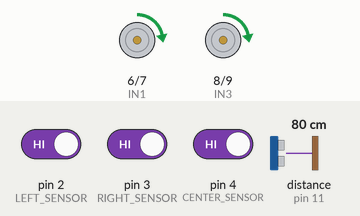
The sketch below on a simulated Arduino Uno, built with avr-gcc and run on an emulated ATmega328P. On the bench: motor-driver pin pairs drawn as motors (green arrow = first pin HIGH = forward, orange = second pin HIGH = backward, longer = more drive, scaled by the enable pin). Wiring (inferred from the names in the program): ultrasonic range finder: trigger pin 12; echo pin 11. The inputs (shaded band) are chosen by the test bench; at power-on: distance to the obstacle (sensor on pin 11) 80 cm, pin 2 (LEFT_SENSOR) HIGH, pin 3 (RIGHT_SENSOR) HIGH, pin 4 (CENTER_SENSOR) HIGH. The echo pulse lasts 58.3 µs per cm.

Above: at 1.2 s.
1.3 s: distance to the obstacle (sensor on pin 11) set to 11 cm
2.8 s: distance to the obstacle (sensor on pin 11) set to 8 cm
At 3.9 s:
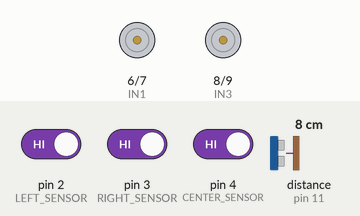
4.3 s: distance to the obstacle (sensor on pin 11) set to 18 cm
At 5.0 s:
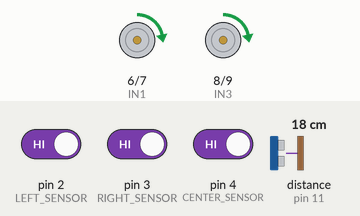
5.8 s: pin 2 (LEFT_SENSOR) driven LOW
At 6.1 s:
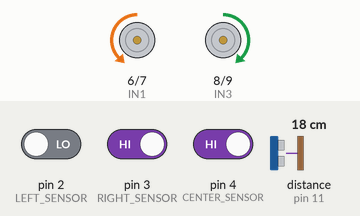
7.3 s: pin 3 (RIGHT_SENSOR) driven LOW
At 8.4 s:
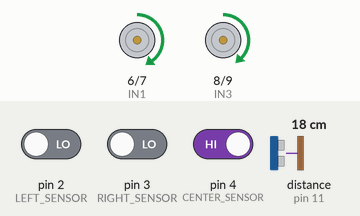
8.8 s: pin 2 (LEFT_SENSOR) driven HIGH
At 9.6 s:
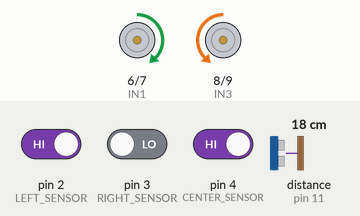
Timing chart, 0 to 11.3 s (numbered marks = the images above; inputs shaded):
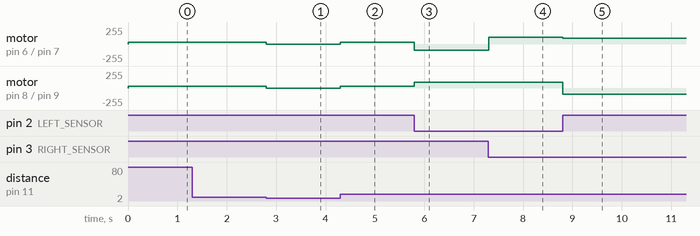

Measured:
- after the input at 1.3 s, every drawn part: stays the same
- after the input at 2.8 s, motor on pin 6 (IN1) / pin 7 (IN2), motor on pin 8 (IN3) / pin 9 (IN4): forward 30/255 → stopped at once
- after the input at 4.3 s, motor on pin 6 (IN1) / pin 7 (IN2), motor on pin 8 (IN3) / pin 9 (IN4): stopped → forward 30/255 at once
- after the input at 5.8 s, motor on pin 6 (IN1) / pin 7 (IN2): forward 30/255 → backward 90/255 at once; motor on pin 8 (IN3) / pin 9 (IN4): forward 30/255 → forward 90/255 at once
- after the input at 7.3 s, motor on pin 6 (IN1) / pin 7 (IN2): backward 90/255 → forward 100/255 at once
- after the input at 8.8 s, motor on pin 6 (IN1) / pin 7 (IN2): forward 100/255 → forward 90/255 at once; motor on pin 8 (IN3) / pin 9 (IN4): forward 90/255 → backward 90/255 at once

The sketch:

LFC_Sketch.ino
```cpp
// ======================================
// Ceemsys Technologies
// Contact - Ph: 9007986326
//           Email: info@ceensystechnologies.com
//           Website: https://ceemsys.com
//
// scripts and support: https://github.com/MSupriya4223
// ======================================
// 3 SENSOR LINE FOLLOWER
// WITH OFFSET CALIBRATION
// + ULTRASONIC OBSTACLE STOP
// ======================================

// ---------- SENSOR PINS ----------
const int LEFT_SENSOR   = 2;
const int CENTER_SENSOR = 4;
const int RIGHT_SENSOR  = 3;

// ---------- ULTRASONIC SENSOR ----------
const int TRIG_PIN = 12;
const int ECHO_PIN = 11;

// ---------- MOTOR DRIVER PINS ----------
const int ENA = 5;   // RIGHT MOTOR SPEED
const int IN1 = 6;   // RIGHT MOTOR DIR1
const int IN2 = 7;   // RIGHT MOTOR DIR2

const int IN3 = 8;   // LEFT MOTOR DIR1
const int IN4 = 9;   // LEFT MOTOR DIR2
const int ENB = 10;  // LEFT MOTOR SPEED

// ======================================
// SPEED SETTINGS
// ======================================

const int BASE_SPEED = 90;

// Motor balancing
const int LEFT_MOTOR_OFFSET  = 0;
const int RIGHT_MOTOR_OFFSET = 10;

const int LEFT_SPEED  = BASE_SPEED + LEFT_MOTOR_OFFSET;
const int RIGHT_SPEED = BASE_SPEED + RIGHT_MOTOR_OFFSET;

// Turn speeds
const int SOFT_TURN_SPEED = BASE_SPEED - 10;
const int HARD_TURN_SPEED = BASE_SPEED;

// Obstacle distance
const int STOP_DISTANCE = 18; // cm

// Remember last direction
char lastDirection = 'F';

// ======================================

void setup() {

  pinMode(LEFT_SENSOR, INPUT);
  pinMode(CENTER_SENSOR, INPUT);
  pinMode(RIGHT_SENSOR, INPUT);

  pinMode(TRIG_PIN, OUTPUT);
  pinMode(ECHO_PIN, INPUT);

  pinMode(ENA, OUTPUT);
  pinMode(IN1, OUTPUT);
  pinMode(IN2, OUTPUT);

  pinMode(IN3, OUTPUT);
  pinMode(IN4, OUTPUT);
  pinMode(ENB, OUTPUT);
}

// ======================================

void loop() {

  // ==================================
  // ULTRASONIC CHECK
  // ==================================

  int distance = getDistance();

  // Stop if obstacle is closer than 18 cm
  if (distance > 0 && distance <= STOP_DISTANCE) {

    stopCar();
    return;
  }

  // ==================================
  // SENSOR READINGS
  // ==================================

  int leftState   = digitalRead(LEFT_SENSOR);
  int centerState = digitalRead(CENTER_SENSOR);
  int rightState  = digitalRead(RIGHT_SENSOR);

  // ==================================
  // SENSOR CONDITIONS
  // ==================================
  //
  // HIGH = BLACK LINE
  // LOW  = WHITE SURFACE
  //
  // L C R
  //
  // 0 1 0 -> Forward
  // 1 0 0 -> Left
  // 0 0 1 -> Right
  // 1 1 0 -> Sharp Left
  // 0 1 1 -> Sharp Right
  // 0 0 0 -> Line Lost
  // 1 1 1 -> Junction/Wide Line
  //
  // ==================================

  // CENTERED
  if (leftState == LOW &&
      centerState == HIGH &&
      rightState == LOW) {

    forward();
    lastDirection = 'F';
  }

  // SLIGHT LEFT
  else if (leftState == HIGH &&
           centerState == LOW &&
           rightState == LOW) {

    softLeft();
    lastDirection = 'L';
  }

  // SLIGHT RIGHT
  else if (leftState == LOW &&
           centerState == LOW &&
           rightState == HIGH) {

    softRight();
    lastDirection = 'R';
  }

  // SHARP LEFT
  else if (leftState == HIGH &&
           centerState == HIGH &&
           rightState == LOW) {

    hardLeft();
    lastDirection = 'L';
  }

  // SHARP RIGHT
  else if (leftState == LOW &&
           centerState == HIGH &&
           rightState == HIGH) {

    hardRight();
    lastDirection = 'R';
  }

  // ALL SENSORS ON BLACK
  // Wide line / Junction
  else if (leftState == HIGH &&
           centerState == HIGH &&
           rightState == HIGH) {

    forwardSlow();
  }

  // LINE LOST
  else {

    // Recover using last known direction

    if (lastDirection == 'L') {

      hardLeft();
    }

    else if (lastDirection == 'R') {

      hardRight();
    }

    else {

      forwardSlow();
    }
  }
}

// ======================================
// ULTRASONIC DISTANCE FUNCTION
// ======================================

int getDistance() {

  digitalWrite(TRIG_PIN, LOW);
  delayMicroseconds(2);

  digitalWrite(TRIG_PIN, HIGH);
  delayMicroseconds(10);

  digitalWrite(TRIG_PIN, LOW);

  long duration = pulseIn(ECHO_PIN, HIGH, 1000);

   if(duration == 0)
  {
    return 999;   // no obstacle detected
  }

  int distance = duration * 0.034 / 2;

  return distance;
}

// ======================================
// FORWARD
// ======================================

void forward() {

  analogWrite(ENA, RIGHT_SPEED);
  analogWrite(ENB, LEFT_SPEED);

  digitalWrite(IN1, HIGH);
  digitalWrite(IN2, LOW);

  digitalWrite(IN3, HIGH);
  digitalWrite(IN4, LOW);
}

// ======================================
// FORWARD SLOW
// ======================================

void forwardSlow() {

  analogWrite(ENA, 30);
  analogWrite(ENB, 30);

  digitalWrite(IN1, HIGH);
  digitalWrite(IN2, LOW);

  digitalWrite(IN3, HIGH);
  digitalWrite(IN4, LOW);
}

// ======================================
// SOFT LEFT
// ======================================

void softLeft() {

  analogWrite(ENA, RIGHT_SPEED);
  analogWrite(ENB, 15);

  digitalWrite(IN1, HIGH);
  digitalWrite(IN2, LOW);

  digitalWrite(IN3, HIGH);
  digitalWrite(IN4, LOW);
}

// ======================================
// SOFT RIGHT
// ======================================

void softRight() {

  analogWrite(ENA, 15);
  analogWrite(ENB, LEFT_SPEED);

  digitalWrite(IN1, HIGH);
  digitalWrite(IN2, LOW);

  digitalWrite(IN3, HIGH);
  digitalWrite(IN4, LOW);
}

// ======================================
// HARD LEFT
// ======================================

void hardLeft() {

  analogWrite(ENA, HARD_TURN_SPEED);
  analogWrite(ENB, HARD_TURN_SPEED);

  // Right motor forward
  digitalWrite(IN1, HIGH);
  digitalWrite(IN2, LOW);

  // Left motor backward
  digitalWrite(IN3, LOW);
  digitalWrite(IN4, HIGH);
}

// ======================================
// HARD RIGHT
// ======================================

void hardRight() {

  analogWrite(ENA, HARD_TURN_SPEED);
  analogWrite(ENB, HARD_TURN_SPEED);

  // Right motor backward
  digitalWrite(IN1, LOW);
  digitalWrite(IN2, HIGH);

  // Left motor forward
  digitalWrite(IN3, HIGH);
  digitalWrite(IN4, LOW);
}

// ======================================
// STOP
// ======================================

void stopCar() {

  analogWrite(ENA, 0);
  analogWrite(ENB, 0);

  digitalWrite(IN1, LOW);
  digitalWrite(IN2, LOW);

  digitalWrite(IN3, LOW);
  digitalWrite(IN4, LOW);
}
```
